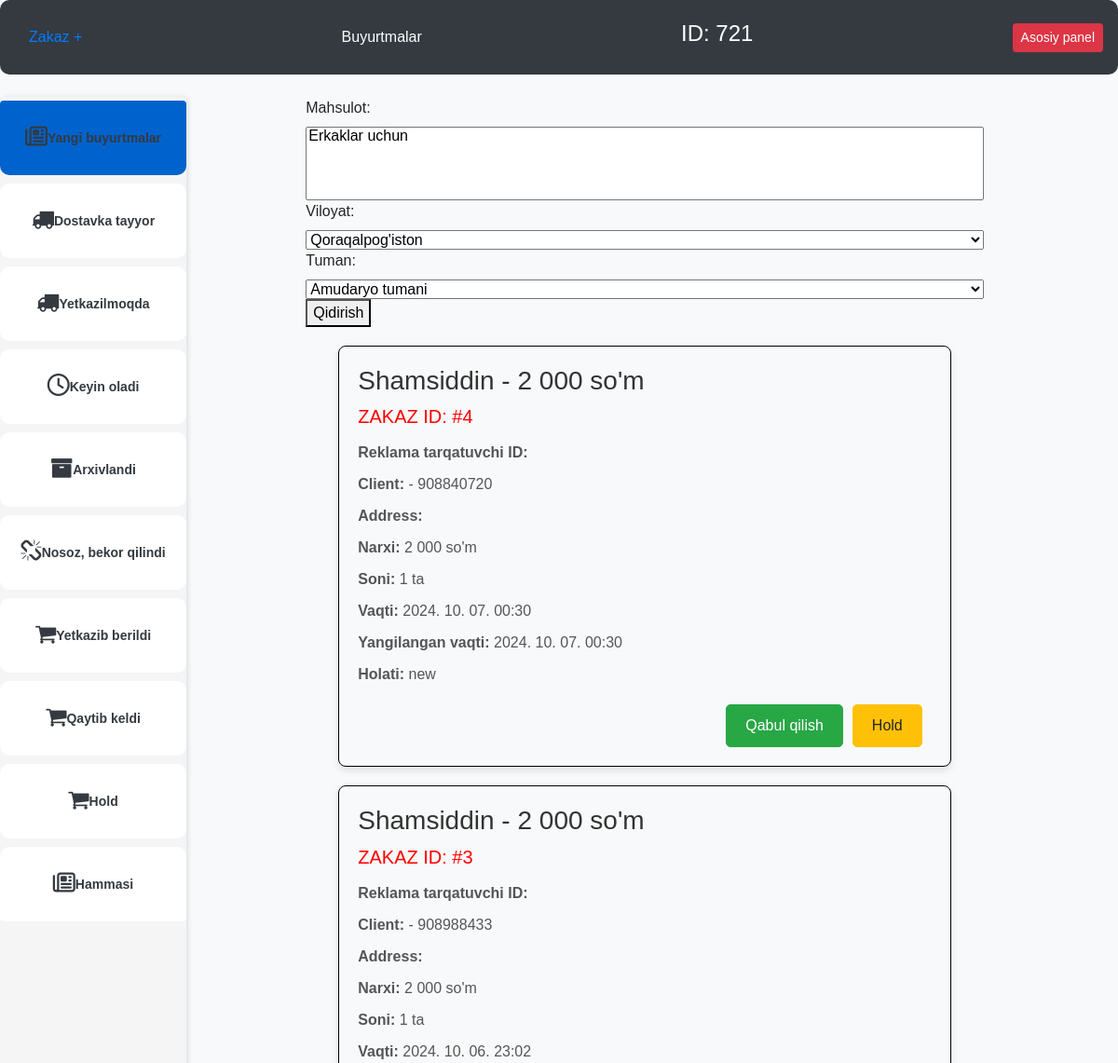
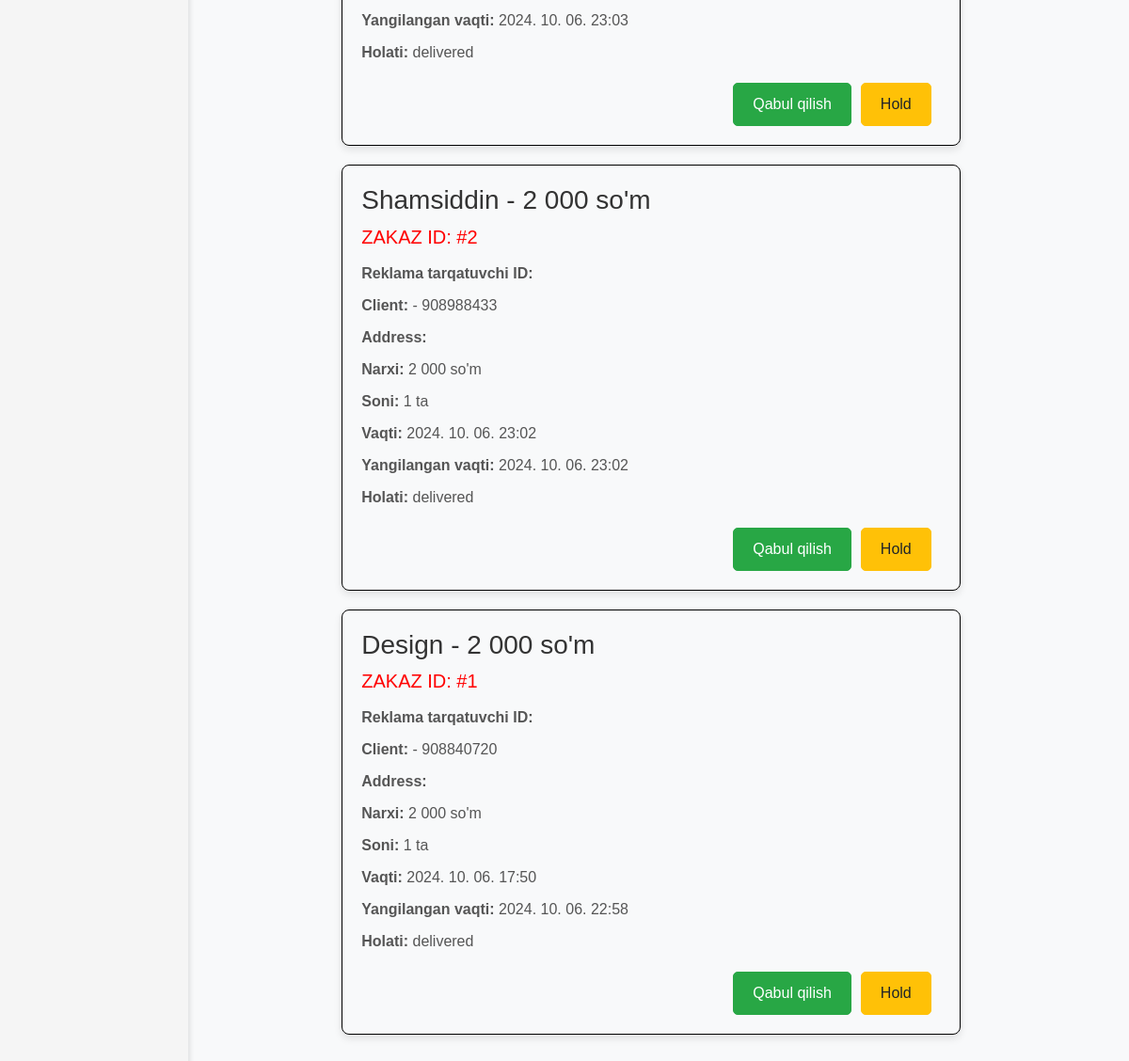
The app's page /uz/operator/new with its own data (2 pictures, top to bottom).
### apps/websayt/models/products.py (models this page shows, shortened)
class CreatedBaseModel(Model):
    created_at = DateTimeField(auto_now_add=True)
    updated_at = DateTimeField(auto_now=True)
    class Meta:
        abstract = True

class Order(CreatedBaseModel):
    class Status(TextChoices):
        NEW = "new", "New"
        VISIT = "visit", "Visit"
        READY = "ready", "Ready"
        DELIVERY = "delivery", "Delivery"
        DELIVERED = "delivered", "Delivered"
        CANCELED = "canceled", "Canceled"
        ARCHIVED = "archived", "Archived"
        PHONE = "phone", "Phone"
    name = CharField(max_length=100)
    phone = CharField(max_length=20, blank=True, validators=[phone_regex])
    comment = CharField(max_length=255, blank=True, null=True)
    count = PositiveIntegerField(default=1)
    status = CharField(max_length=30, choices=Status.choices, default=Status.NEW)
    product = ForeignKey('websayt.Product', CASCADE, verbose_name="Product", to_field='slug')
    currier = ForeignKey('websayt.User', CASCADE, limit_choices_to={'status': User.Status.CURRIER}, null=True,
                         blank=True,
                         verbose_name="Currier")
    region = ForeignKey('websayt.Region', CASCADE, verbose_name='Region', blank=True, null=True)
    district = ForeignKey('websayt.District', CASCADE, verbose_name='District', null=True, blank=True)
    street = CharField(max_length=25, blank=True, null=True)
    stream = ForeignKey('websayt.Stream', CASCADE, null=True, blank=True, related_name='orders', verbose_name="Stream")
    operator = ForeignKey('websayt.User', CASCADE, limit_choices_to={'status': User.Status.OPERATOR},
                          related_name='operator_orders', blank=True, null=True, verbose_name='Operator')
    user = ForeignKey('websayt.User', CASCADE, blank=True, null=True, related_name='user', verbose_name='User')
    referral_user = ForeignKey('websayt.User', CASCADE, related_name='referral_user', blank=True, null=True,
                               verbose_name="yo'naltiruvchi foydalanuvchi ")
    class Meta:
        ordering = ['-created_at']
        verbose_name = 'Order'
        verbose_name_plural = 'Orders'

class Product(CreatedBaseModel):
    name = CharField(max_length=100, verbose_name='Mahsulotning Nomi')
    description = CKEditor5Field(null=True, blank=True, verbose_name='Mahsulot haqida ')
    slug = SlugField(max_length=25, unique=True, editable=False)
    category = ForeignKey('websayt.Category', CASCADE, related_name='products', to_field='slug',
                          verbose_name="Category")
    price = IntegerField(verbose_name='Mahsulot narxi')
    quantity = PositiveIntegerField(default=0, blank=True, null=True, verbose_name='Mahsulot soni')
    spec = JSONField(null=True, blank=True)
    discount = FloatField(default=0, blank=True, null=True, verbose_name='Mahsulotning chegirmasi')
    user_payment = FloatField(null=True, blank=True,
                              verbose_name='Mahsulot sotilgandan keyin userga beriladigan suma')
    referral_reward = DecimalField(verbose_name='referal mukafoti', max_digits=10, decimal_places=2, null=True,
                                   blank=True)
    class Meta:
        verbose_name = 'Product'
        verbose_name_plural = 'Products'

### apps/websayt/views/operator.py (the view)
# urls.py: path('operator/new', OperatorNewListView.as_view(), name='operator_new'),
class OperatorNewListView(ListView):
    model = Order
    template_name = 'apps/operator/operator_new.html'
    def get_queryset(self):
        context = super().get_queryset()
        product = self.request.GET.getlist('product')
        region = self.request.GET.get('region')
        district = self.request.GET.get('district')
        if product:
            context = context.filter(product__in=product)
        if region:
            context = context.filter(district__region_id=region)
        if district:
            context = context.filter(district_id=district)
        context = context.order_by('created_at')
        return context
    def get_context_data(self, **kwargs):
        context = super().get_context_data(**kwargs)
        context['product_operators'] = Product.objects.all()
        context['operator_regions'] = Region.objects.all()
        context['operator_districts'] = District.objects.all()
        context['operator_orders'] = Order.objects.all()
        return context

### templates/apps/operator/operator_new.html (shortened to what this page needs)
{% extends 'apps/operator/operator.html' %}
{% load static %}
{% load thumbnail %}
{% load humanize %}
{% block operator_context %}
    <div class="col-md-10" style="margin-left: 16%;">
        <div class="bg-light w-75 m-auto mt-5">
            <form method="GET" , action="{% url 'operator_search' %}">
                <label for="id_product">Mahsulot:</label>
                <select id="id_product" name="product" multiple>
                    {% for product_operator in product_operators %}
                        <option value="{{ product_operator.pk }}">{{ product_operator.name }}</option>
                    {% endfor %}
                </select>
                <label for="id_region">Viloyat:</label>
                <select id="id_region" name="region">
                    {% for region in operator_regions %}
                        <option value="{{ region.pk }}">{{ region.name }}</option>
                    {% endfor %}
                </select>
                <label for="id_district">Tuman:</label>
                <select id="id_district" name="district">
                    {% for district in operator_districts %}
                        <option value="{{ district.pk }}" class="district-option"
                                data-region="{{ district.region_id }}">{{ district.name }}</option>
                    {% endfor %}
                </select>
                <br>
                <button type="submit">Qidirish</button>
            </form>
            <div class="container">
                {% for operator_order in operator_orders %}
                    <div class="order-card">
                        <h2>{{ operator_order.name }} - {{ operator_order.product.price|intcomma }} so'm</h2>
                        <h3>ZAKAZ ID: #{{ operator_order.id }}</h3>
                        <ul>
                            <li><strong>Reklama tarqatuvchi
                                ID:</strong> {{ operator_order.product.referral_reward |default_if_none:'' }}</li>
                            <li><strong>Client:</strong> {{ operator_order.client_name }} - {{ operator_order.phone }}
                            </li>
                            <li><strong>Address:</strong> {{ operator_order.district.name }}</li>
                            <li><strong>Narxi:</strong> {{ operator_order.product.price|intcomma|default_if_none:'' }}
                                so'm
                            </li>
                            <li><strong>Soni:</strong> {{ operator_order.count }} ta</li>
                            <li><strong>Vaqti:</strong> {{ operator_order.created_at |  date:'Y. m. d. H:i' }}</li>
                            <li><strong>Yangilangan vaqti:</strong> {{ operator_order.updated_at|date:'Y. m. d. H:i' }}
                            </li>
                            <li><strong>Holati:</strong> {{ operator_order.status }}</li>
                        </ul>
                        <div class="d-flex justify-content-end">
                            <button class="btn btn-success">Qabul qilish</button>
                            <button class="btn btn-warning">Hold</button>
                        </div>
                    </div>
                {% endfor %}
            </div>
        </div>
    </div>
{% endblock %}

### templates/apps/operator/operator.html (shortened to what this page needs)
{% load static %}
<head>
    <link rel="stylesheet" href="/static/app/bootstrap/css/bootstrap.css">
    <link rel="stylesheet" href="/static/app/font-awesome-4.7.0/css/font-awesome.min.css">
    <link href="https://unpkg.com/multiple-select@1.5.2/dist/multiple-select.min.css" rel="stylesheet">
    <link rel="stylesheet" href="https://maxcdn.bootstrapcdn.com/bootstrap/4.0.0/css/bootstrap.min.css">
    <link rel="stylesheet" href="https://cdnjs.cloudflare.com/ajax/libs/font-awesome/4.7.0/css/font-awesome.min.css">
</head>
<body>
<div>
    <nav class="navbar navbar-dark bg-dark text-white" style="height: 10%; border-radius: 10px;">
        <div style="margin-left: 15px;"><a href="{% url 'operator_order' %}">Zakaz + </a></div>
        <div>Buyurtmalar</div>
        <h4>ID: 721 </h4>
        <a href="{% url 'profile' %}" class="btn btn-danger btn-sm">Asosiy panel</a>
    </nav>
    <br>
    <div class="sidebar text-center" style="border-radius:5px;">
        <div class="list-group text-light w-100 h-100">
            <a href="{% url 'operator_new' %}" class="btn btn-primary list-group-item text-dark mt-1 active">
                <div>
                    <i class="fa fa-newspaper-o" aria-hidden="true"></i>
                </div>
                <h6>Yangi buyurtmalar</h6>
            </a>
            <a href="/operator/ready" class="btn btn-primary list-group-item text-dark mt-1">
                <div>
                    <i class="fa fa-truck" aria-hidden="true"></i>
                </div>
                <h6>Dostavka tayyor</h6>
            </a>
            <a href="/operator/delivering" class="btn btn-primary list-group-item text-dark mt-1">
                <div>
                    <i class="fa fa-truck" aria-hidden="true"></i>
                </div>
                <h6>Yetkazilmoqda</h6>
            </a>
            <a href="/operator/waiting" class="btn btn-primary list-group-item text-dark mt-1">
                <div>
                    <i class="fa fa-clock-o" aria-hidden="true"></i>
                </div>
                <h6>Keyin oladi</h6>
            </a>
            <a href="/operator/archived" class="btn btn-primary list-group-item text-dark mt-1">
                <div>
                    <i class="fa fa-archive" aria-hidden="true"></i>
                </div>
                <h6>Arxivlandi</h6>
            </a>
            <a href="/operator/broken" class="btn btn-primary list-group-item text-dark mt-1">
                <div>
                    <i class="fa fa-chain-broken" aria-hidden="true"></i>
                </div>
                <h6>Nosoz, bekor qilindi</h6>
            </a>
            <a href="/operator/delivered" class="btn btn-primary list-group-item text-dark mt-1">
                <div>
                    <i class="fa fa-shopping-cart" aria-hidden="true"></i>
                </div>
                <h6>Yetkazib berildi</h6>
            </a>
            <a href="/operator/cancelled" class="btn btn-primary list-group-item text-dark mt-1">
                <div>
                    <i class="fa fa-shopping-cart" aria-hidden="true"></i>
                </div>
                <h6>Qaytib keldi</h6>
            </a>
            <a href="/operator/hold" class="btn btn-primary list-group-item text-dark mt-1">
                <div>
                    <i class="fa fa-shopping-cart" aria-hidden="true"></i>
                </div>
                <h6>Hold</h6>
            </a>
            <a href="/operator/all" class="btn btn-primary list-group-item text-dark mt-1">
                <div>
                    <i class="fa fa-newspaper-o" aria-hidden="true"></i>
                </div>
                <h6>Hammasi</h6>
            </a>
        </div>
    </div>
    {% block operator_context %}
    {% endblock %}
</div>
</body>

### templates/apps/operator/operator.html (style rules this page uses)
body { font-family: 'Arial', sans-serif; background-color: #f8f9fa; }
.sidebar { background-color: whitesmoke; padding-right: 0; position: absolute; height: 200%; width: 200px; box-shadow: 2px 0 5px rgba(0, 0, 0, 0.1); }
.list-group-item { display: flex; align-items: center; justify-content: center; height: 80px; margin-bottom: 5px; background-color: #ffffff; border: none; border-radius: 10px; transition: background-color 0.3s, color 0.3s; }
.list-group-item.active { background-color: #ffc107; color: #ffffff; }
.list-group-item i { font-size: 24px; margin-bottom: 5px; }
.list-group-item h6 { font-size: 14px; font-weight: bold; margin: 0; }
.text-light { color: #333333 !important; }
select { width: 100%; }
.order-card { border: 1px solid black; border-radius: 8px; box-shadow: 0 4px 8px rgba(0, 0, 0, 0.1); margin: 20px; padding: 20px; }
.order-card h2 { font-size: 28px; margin-bottom: 10px; color: #333; }
.order-card h3 { font-size: 20px; color: #ff0000; margin-bottom: 15px; }
.order-card ul { list-style: none; padding: 0; margin-bottom: 20px; color: #555; }
.order-card ul li { margin-bottom: 10px; font-size: 16px; }
.order-card .btn { font-size: 16px; padding: 10px 20px; border-radius: 5px; margin-right: 10px; }
.order-card .btn:first-child { margin-left: 10px; }
.order-card .btn:last-child { margin-right: 10px; }

### records on screen
Order: name "Shamsiddin", product.price "2 000", id "4", phone "908840720", count "1", created_at "2024. 10. 07. 00:30", updated_at "2024. 10. 07. 00:30", status "new"
Order: name "Shamsiddin", product.price "2 000", id "3", phone "908988433", count "1", created_at "2024. 10. 06. 23:02", updated_at "2024. 10. 06. 23:03", status "delivered"
Order: name "Shamsiddin", product.price "2 000", id "2", phone "908988433", count "1", created_at "2024. 10. 06. 23:02", updated_at "2024. 10. 06. 23:02", status "delivered"
Order: name "Design", product.price "2 000", id "1", phone "908840720", count "1", created_at "2024. 10. 06. 17:50", updated_at "2024. 10. 06. 22:58", status "delivered"

### other values on screen
form field region "Qoraqalpog'iston"
form field district "Amudaryo tumani"
